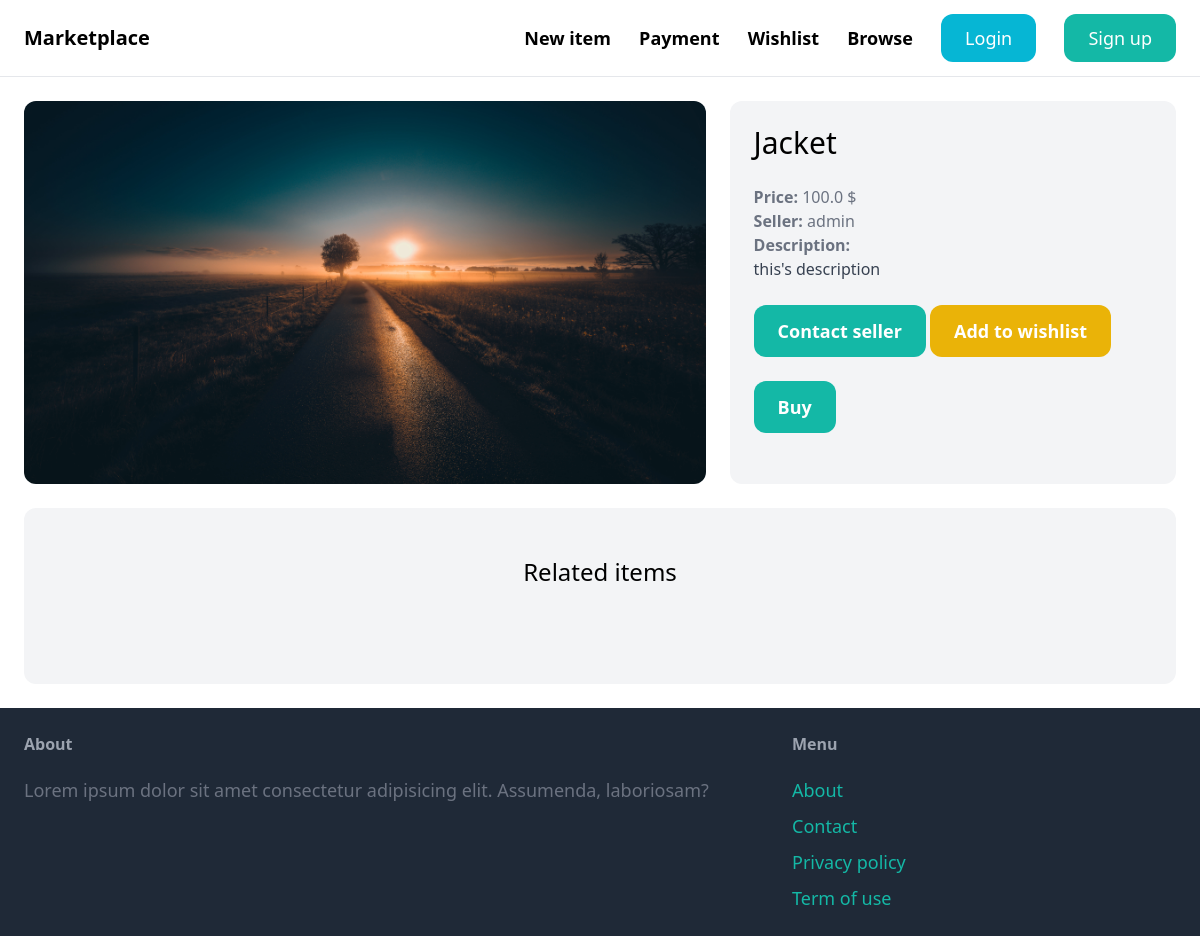
/items/2/, run on an earlier commit of the app's database.
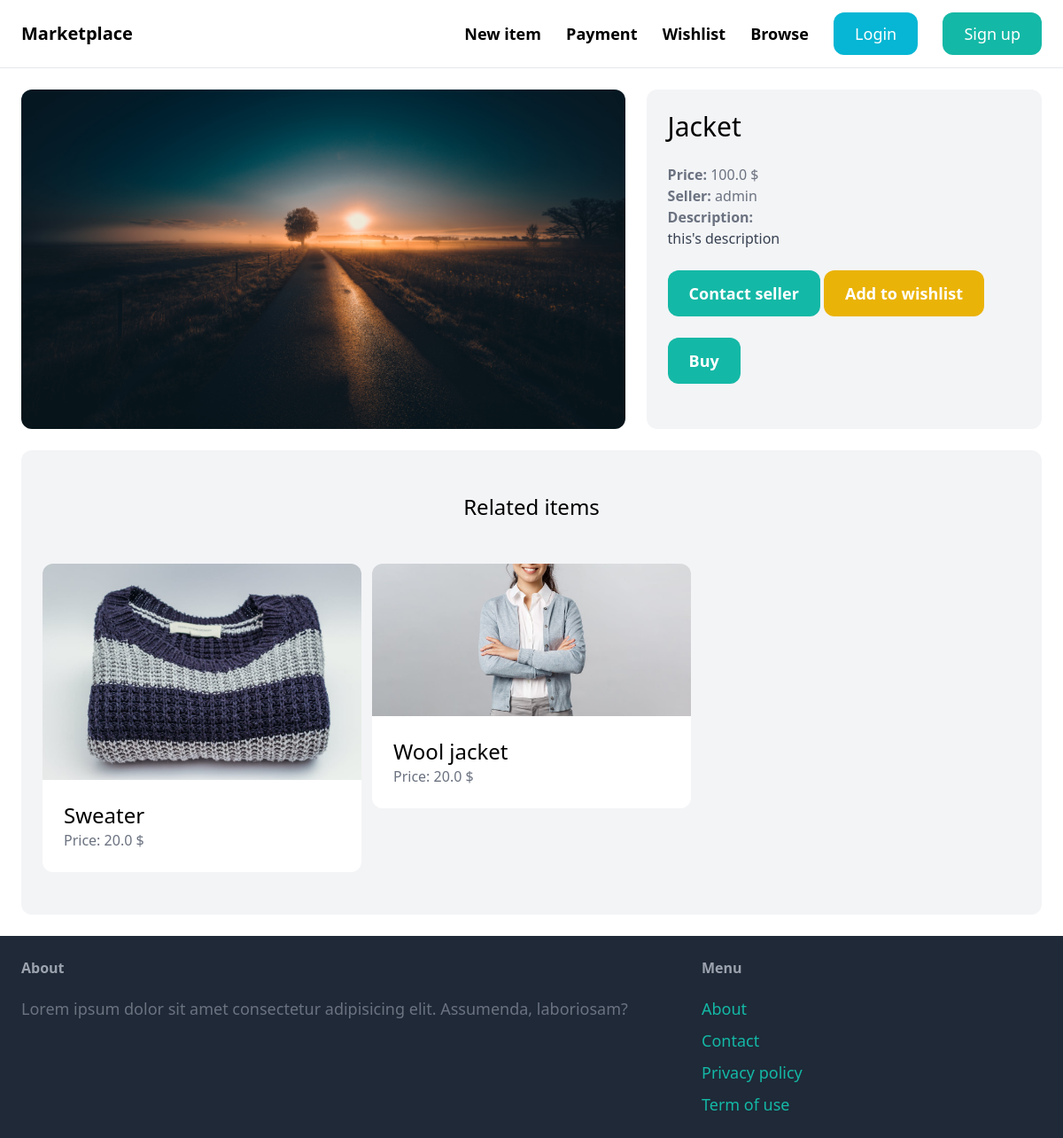
And on a later commit of the database.
### item/models.py (models this page shows, shortened)
class Item(models.Model):
    name = models.CharField(max_length=255)
    category = models.ForeignKey(Category, related_name='items', on_delete=models.CASCADE)
    description = models.TextField(blank=True, null=True)
    price = models.FloatField()
    image = models.ImageField(upload_to='item_images', blank=True, null=True)
    is_sold = models.BooleanField(default=False)
    created_by = models.ForeignKey(User, related_name= 'items', on_delete= models.CASCADE)
    created_at = models.DateTimeField(auto_now_add=True)

### item/views.py (the view)
# urls.py: path('<int:pk>/', views.detail, name= 'detail'),
def detail(request,pk):
    item = get_object_or_404(Item, pk=pk)
    related_items = Item.objects.filter(category = item.category, is_sold = False).exclude(pk=pk)[0:3]
    is_in_wishlist = False
    if request.user.is_authenticated :
        wishlist, created = Wishlist.objects.get_or_create(created_by=request.user)
        is_in_wishlist = wishlist.items.filter(pk=pk).exists()
    return render(request, 'item/detail.html', context= {
        'item': item,
        'related_items': related_items,
        'is_in_wishlist': is_in_wishlist,
    })

### item/templates/item/detail.html (shortened to what this page needs)
{% extends "core/base.html" %}
{% block content %}
<div class="grid grid-cols-5 gap-6">
    <div class="col-span-3">
        <img src="{{item.image.url}}" alt="" class="rounded-xl">
    </div>
    <div class="col-span-2 p-6 bg-gray-100 rounded-xl">
        <h1 class="mb-6 text-3xl">{{item.name}}</h1>
        <p class="text-gray-500"><strong>Price: </strong> {{item.price}} $</p>
        <p class="text-gray-500"><strong>Seller: </strong>{{item.created_by.username}} </p>
        <p class="text-gray-700">
            <strong class="text-gray-500">Description:</strong> <br>
            {{item.description}}
        </p>
        {% if request.user == item.created_by %}
            <div class="mt-6 p-6 bg-white rounded-xl">
                <p>This is your item</p>
                <a href="{% url "item:edit" item.id %}" class="inline-block mt-6 px-6 py-3 text-lg font-semibold bg-teal-500 text-white hover:bg-teal-700 rounded-xl">Edit</a>
                <a href="{% url "item:delete" item.id %}" class="inline-block mt-6 px-6 py-3 text-lg font-semibold bg-red-500 text-white hover:bg-red-700 rounded-xl">Delete</a>
            </div>
        {% else %}
            <a href="{% url "conversation:new" item.id %}" class="inline-block mt-6 px-6 py-3 text-lg font-semibold bg-teal-500 text-white hover:bg-teal-700 rounded-xl">Contact seller</a>
            {% if is_in_wishlist %}
                <a href="{% url "item:delete_from_wishlist" item.id %}" class="inline-block mt-6 px-6 py-3 text-lg font-semibold bg-red-500 text-white hover:bg-red-700 rounded-xl">Delete from wishlist</a>
            {% else %}
                <a href="{% url "item:add_to_wishlist" item.id %}" class="inline-block mt-6 px-6 py-3 text-lg font-semibold bg-yellow-500 text-white hover:bg-yellow-700 rounded-xl">Add to wishlist</a>
            {% endif %}
            <br>
            <a href="{% url "payment:buy" item.id %}" class="inline-block mt-6 px-6 py-3 text-lg font-semibold bg-teal-500 text-white hover:bg-teal-700 rounded-xl">Buy</a>
        {% endif %}
    </div>
</div>
<div class="mt-6 px-6 py-12 bg-gray-100 rounded-xl">
    <h2 class="mb-12 text-2xl text-center">Related items</h2>
    <div class="grid grid-cols-3 gap-3">
        {% for item in related_items %}
            <div class="">
                <a href="{% url 'item:detail' item.id %}">
                    <div class="">
                        <img src="{{item.image.url}}" alt="" class="rounded-t-xl">
                    </div>
                    <div class="p-6 bg-white rounded-b-xl">
                        <h2 class="text-2xl">{{item.name}}</h2>
                        <p class="text-gray-500">Price: {{item.price}} $</p>
                    </div>
                </a>
            </div>
        {% endfor %}
    </div>
</div>
{% endblock content %}

What changed in the data, as far as the page shows it:
added Item: image (picture), name "Sweater", price "20.0"
added Item: image (picture), name "Wool jacket", price "20.0"
